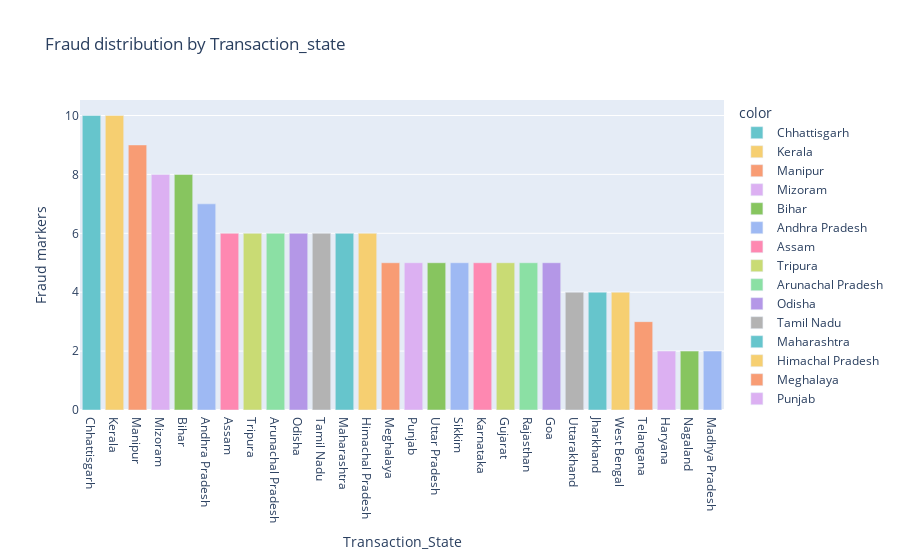

Source (notebook cell):
### Code cell
#plot 7: Relationship between Transaction_State and Fraud using bar plot 
fig = px.bar(x=fraud['Transaction_State'].value_counts().index,
             y= fraud['Transaction_State'].value_counts().values,
             color=fraud['Transaction_State'].value_counts().index,
             title = "Fraud distribution by Transaction_state",
             labels = {'x': 'Transaction_State', 'y': 'Fraud markers'},
             color_discrete_sequence= px.colors.qualitative.Pastel)
fig.update_layout(xaxis={'categoryorder': 'total descending'})
fig.show()

### Figure 1 — Plotly figure (JSON) as saved in the notebook; plotly's stock layout.template omitted (floating-point values rounded to 4 significant figures)
{"data": [{"alignmentgroup": "True", "hovertemplate": "color=Chhattisgarh<br>Transaction_State=%{x}<br>Fraud markers=%{y}<extra></extra>", "legendgroup": "Chhattisgarh", "marker": {"color": "rgb(102, 197, 204)", "pattern": {"shape": ""}}, "name": "Chhattisgarh", "offsetgroup": "Chhattisgarh", "orientation": "v", "showlegend": true, "textposition": "auto", "type": "bar", "x": ["Chhattisgarh"], "xaxis": "x", "y": [10], "yaxis": "y"}, {"alignmentgroup": "True", "hovertemplate": "color=Kerala<br>Transaction_State=%{x}<br>Fraud markers=%{y}<extra></extra>", "legendgroup": "Kerala", "marker": {"color": "rgb(246, 207, 113)", "pattern": {"shape": ""}}, "name": "Kerala", "offsetgroup": "Kerala", "orientation": "v", "showlegend": true, "textposition": "auto", "type": "bar", "x": ["Kerala"], "xaxis": "x", "y": [10], "yaxis": "y"}, {"alignmentgroup": "True", "hovertemplate": "color=Manipur<br>Transaction_State=%{x}<br>Fraud markers=%{y}<extra></extra>", "legendgroup": "Manipur", "marker": {"color": "rgb(248, 156, 116)", "pattern": {"shape": ""}}, "name": "Manipur", "offsetgroup": "Manipur", "orientation": "v", "showlegend": true, "textposition": "auto", "type": "bar", "x": ["Manipur"], "xaxis": "x", "y": [9], "yaxis": "y"}, {"alignmentgroup": "True", "hovertemplate": "color=Mizoram<br>Transaction_State=%{x}<br>Fraud markers=%{y}<extra></extra>", "legendgroup": "Mizoram", "marker": {"color": "rgb(220, 176, 242)", "pattern": {"shape": ""}}, "name": "Mizoram", "offsetgroup": "Mizoram", "orientation": "v", "showlegend": true, "textposition": "auto", "type": "bar", "x": ["Mizoram"], "xaxis": "x", "y": [8], "yaxis": "y"}, {"alignmentgroup": "True", "hovertemplate": "color=Bihar<br>Transaction_State=%{x}<br>Fraud markers=%{y}<extra></extra>", "legendgroup": "Bihar", "marker": {"color": "rgb(135, 197, 95)", "pattern": {"shape": ""}}, "name": "Bihar", "offsetgroup": "Bihar", "orientation": "v", "showlegend": true, "textposition": "auto", "type": "bar", "x": ["Bihar"], "xaxis": "x", "y": [8], "yaxis": "y"}, {"alignmentgroup": "True", "hovertemplate": "color=Andhra Pradesh<br>Transaction_State=%{x}<br>Fraud markers=%{y}<extra></extra>", "legendgroup": "Andhra Pradesh", "marker": {"color": "rgb(158, 185, 243)", "pattern": {"shape": ""}}, "name": "Andhra Pradesh", "offsetgroup": "Andhra Pradesh", "orientation": "v", "showlegend": true, "textposition": "auto", "type": "bar", "x": ["Andhra Pradesh"], "xaxis": "x", "y": [7], "yaxis": "y"}, {"alignmentgroup": "True", "hovertemplate": "color=Assam<br>Transaction_State=%{x}<br>Fraud markers=%{y}<extra></extra>", "legendgroup": "Assam", "marker": {"color": "rgb(254, 136, 177)", "pattern": {"shape": ""}}, "name": "Assam", "offsetgroup": "Assam", "orientation": "v", "showlegend": true, "textposition": "auto", "type": "bar", "x": ["Assam"], "xaxis": "x", "y": [6], "yaxis": "y"}, {"alignmentgroup": "True", "hovertemplate": "color=Tripura<br>Transaction_State=%{x}<br>Fraud markers=%{y}<extra></extra>", "legendgroup": "Tripura", "marker": {"color": "rgb(201, 219, 116)", "pattern": {"shape": ""}}, "name": "Tripura", "offsetgroup": "Tripura", "orientation": "v", "showlegend": true, "textposition": "auto", "type": "bar", "x": ["Tripura"], "xaxis": "x", "y": [6], "yaxis": "y"}, {"alignmentgroup": "True", "hovertemplate": "color=Arunachal Pradesh<br>Transaction_State=%{x}<br>Fraud markers=%{y}<extra></extra>", "legendgroup": "Arunachal Pradesh", "marker": {"color": "rgb(139, 224, 164)", "pattern": {"shape": ""}}, "name": "Arunachal Pradesh", "offsetgroup": "Arunachal Pradesh", "orientation": "v", "showlegend": true, "textposition": "auto", "type": "bar", "x": ["Arunachal Pradesh"], "xaxis": "x", "y": [6], "yaxis": "y"}, {"alignmentgroup": "True", "hovertemplate": "color=Odisha<br>Transaction_State=%{x}<br>Fraud markers=%{y}<extra></extra>", "legendgroup": "Odisha", "marker": {"color": "rgb(180, 151, 231)", "pattern": {"shape": ""}}, "name": "Odisha", "offsetgroup": "Odisha", "orientation": "v", "showlegend": true, "textposition": "auto", "type": "bar", "x": ["Odisha"], "xaxis": "x", "y": [6], "yaxis": "y"}, {"alignmentgroup": "True", "hovertemplate": "color=Tamil Nadu<br>Transaction_State=%{x}<br>Fraud markers=%{y}<extra></extra>", "legendgroup": "Tamil Nadu", "marker": {"color": "rgb(179, 179, 179)", "pattern": {"shape": ""}}, "name": "Tamil Nadu", "offsetgroup": "Tamil Nadu", "orientation": "v", "showlegend": true, "textposition": "auto", "type": "bar", "x": ["Tamil Nadu"], "xaxis": "x", "y": [6], "yaxis": "y"}, {"alignmentgroup": "True", "hovertemplate": "color=Maharashtra<br>Transaction_State=%{x}<br>Fraud markers=%{y}<extra></extra>", "legendgroup": "Maharashtra", "marker": {"color": "rgb(102, 197, 204)", "pattern": {"shape": ""}}, "name": "Maharashtra", "offsetgroup": "Maharashtra", "orientation": "v", "showlegend": true, "textposition": "auto", "type": "bar", "x": ["Maharashtra"], "xaxis": "x", "y": [6], "yaxis": "y"}, {"alignmentgroup": "True", "hovertemplate": "color=Himachal Pradesh<br>Transaction_State=%{x}<br>Fraud markers=%{y}<extra></extra>", "legendgroup": "Himachal Pradesh", "marker": {"color": "rgb(246, 207, 113)", "pattern": {"shape": ""}}, "name": "Himachal Pradesh", "offsetgroup": "Himachal Pradesh", "orientation": "v", "showlegend": true, "textposition": "auto", "type": "bar", "x": ["Himachal Pradesh"], "xaxis": "x", "y": [6], "yaxis": "y"}, {"alignmentgroup": "True", "hovertemplate": "color=Meghalaya<br>Transaction_State=%{x}<br>Fraud markers=%{y}<extra></extra>", "legendgroup": "Meghalaya", "marker": {"color": "rgb(248, 156, 116)", "pattern": {"shape": ""}}, "name": "Meghalaya", "offsetgroup": "Meghalaya", "orientation": "v", "showlegend": true, "textposition": "auto", "type": "bar", "x": ["Meghalaya"], "xaxis": "x", "y": [5], "yaxis": "y"}, {"alignmentgroup": "True", "hovertemplate": "color=Punjab<br>Transaction_State=%{x}<br>Fraud markers=%{y}<extra></extra>", "legendgroup": "Punjab", "marker": {"color": "rgb(220, 176, 242)", "pattern": {"shape": ""}}, "name": "Punjab", "offsetgroup": "Punjab", "orientation": "v", "showlegend": true, "textposition": "auto", "type": "bar", "x": ["Punjab"], "xaxis": "x", "y": [5], "yaxis": "y"}, {"alignmentgroup": "True", "hovertemplate": "color=Uttar Pradesh<br>Transaction_State=%{x}<br>Fraud markers=%{y}<extra></extra>", "legendgroup": "Uttar Pradesh", "marker": {"color": "rgb(135, 197, 95)", "pattern": {"shape": ""}}, "name": "Uttar Pradesh", "offsetgroup": "Uttar Pradesh", "orientation": "v", "showlegend": true, "textposition": "auto", "type": "bar", "x": ["Uttar Pradesh"], "xaxis": "x", "y": [5], "yaxis": "y"}, {"alignmentgroup": "True", "hovertemplate": "color=Sikkim<br>Transaction_State=%{x}<br>Fraud markers=%{y}<extra></extra>", "legendgroup": "Sikkim", "marker": {"color": "rgb(158, 185, 243)", "pattern": {"shape": ""}}, "name": "Sikkim", "offsetgroup": "Sikkim", "orientation": "v", "showlegend": true, "textposition": "auto", "type": "bar", "x": ["Sikkim"], "xaxis": "x", "y": [5], "yaxis": "y"}, {"alignmentgroup": "True", "hovertemplate": "color=Karnataka<br>Transaction_State=%{x}<br>Fraud markers=%{y}<extra></extra>", "legendgroup": "Karnataka", "marker": {"color": "rgb(254, 136, 177)", "pattern": {"shape": ""}}, "name": "Karnataka", "offsetgroup": "Karnataka", "orientation": "v", "showlegend": true, "textposition": "auto", "type": "bar", "x": ["Karnataka"], "xaxis": "x", "y": [5], "yaxis": "y"}, {"alignmentgroup": "True", "hovertemplate": "color=Gujarat<br>Transaction_State=%{x}<br>Fraud markers=%{y}<extra></extra>", "legendgroup": "Gujarat", "marker": {"color": "rgb(201, 219, 116)", "pattern": {"shape": ""}}, "name": "Gujarat", "offsetgroup": "Gujarat", "orientation": "v", "showlegend": true, "textposition": "auto", "type": "bar", "x": ["Gujarat"], "xaxis": "x", "y": [5], "yaxis": "y"}, {"alignmentgroup": "True", "hovertemplate": "color=Rajasthan<br>Transaction_State=%{x}<br>Fraud markers=%{y}<extra></extra>", "legendgroup": "Rajasthan", "marker": {"color": "rgb(139, 224, 164)", "pattern": {"shape": ""}}, "name": "Rajasthan", "offsetgroup": "Rajasthan", "orientation": "v", "showlegend": true, "textposition": "auto", "type": "bar", "x": ["Rajasthan"], "xaxis": "x", "y": [5], "yaxis": "y"}, {"alignmentgroup": "True", "hovertemplate": "color=Goa<br>Transaction_State=%{x}<br>Fraud markers=%{y}<extra></extra>", "legendgroup": "Goa", "marker": {"color": "rgb(180, 151, 231)", "pattern": {"shape": ""}}, "name": "Goa", "offsetgroup": "Goa", "orientation": "v", "showlegend": true, "textposition": "auto", "type": "bar", "x": ["Goa"], "xaxis": "x", "y": [5], "yaxis": "y"}, {"alignmentgroup": "True", "hovertemplate": "color=Uttarakhand<br>Transaction_State=%{x}<br>Fraud markers=%{y}<extra></extra>", "legendgroup": "Uttarakhand", "marker": {"color": "rgb(179, 179, 179)", "pattern": {"shape": ""}}, "name": "Uttarakhand", "offsetgroup": "Uttarakhand", "orientation": "v", "showlegend": true, "textposition": "auto", "type": "bar", "x": ["Uttarakhand"], "xaxis": "x", "y": [4], "yaxis": "y"}, {"alignmentgroup": "True", "hovertemplate": "color=Jharkhand<br>Transaction_State=%{x}<br>Fraud markers=%{y}<extra></extra>", "legendgroup": "Jharkhand", "marker": {"color": "rgb(102, 197, 204)", "pattern": {"shape": ""}}, "name": "Jharkhand", "offsetgroup": "Jharkhand", "orientation": "v", "showlegend": true, "textposition": "auto", "type": "bar", "x": ["Jharkhand"], "xaxis": "x", "y": [4], "yaxis": "y"}, {"alignmentgroup": "True", "hovertemplate": "color=West Bengal<br>Transaction_State=%{x}<br>Fraud markers=%{y}<extra></extra>", "legendgroup": "West Bengal", "marker": {"color": "rgb(246, 207, 113)", "pattern": {"shape": ""}}, "name": "West Bengal", "offsetgroup": "West Bengal", "orientation": "v", "showlegend": true, "textposition": "auto", "type": "bar", "x": ["West Bengal"], "xaxis": "x", "y": [4], "yaxis": "y"}, {"alignmentgroup": "True", "hovertemplate": "color=Telangana<br>Transaction_State=%{x}<br>Fraud markers=%{y}<extra></extra>", "legendgroup": "Telangana", "marker": {"color": "rgb(248, 156, 116)", "pattern": {"shape": ""}}, "name": "Telangana", "offsetgroup": "Telangana", "orientation": "v", "showlegend": true, "textposition": "auto", "type": "bar", "x": ["Telangana"], "xaxis": "x", "y": [3], "yaxis": "y"}, {"alignmentgroup": "True", "hovertemplate": "color=Haryana<br>Transaction_State=%{x}<br>Fraud markers=%{y}<extra></extra>", "legendgroup": "Haryana", "marker": {"color": "rgb(220, 176, 242)", "pattern": {"shape": ""}}, "name": "Haryana", "offsetgroup": "Haryana", "orientation": "v", "showlegend": true, "textposition": "auto", "type": "bar", "x": ["Haryana"], "xaxis": "x", "y": [2], "yaxis": "y"}, {"alignmentgroup": "True", "hovertemplate": "color=Nagaland<br>Transaction_State=%{x}<br>Fraud markers=%{y}<extra></extra>", "legendgroup": "Nagaland", "marker": {"color": "rgb(135, 197, 95)", "pattern": {"shape": ""}}, "name": "Nagaland", "offsetgroup": "Nagaland", "orientation": "v", "showlegend": true, "textposition": "auto", "type": "bar", "x": ["Nagaland"], "xaxis": "x", "y": [2], "yaxis": "y"}, {"alignmentgroup": "True", "hovertemplate": "color=Madhya Pradesh<br>Transaction_State=%{x}<br>Fraud markers=%{y}<extra></extra>", "legendgroup": "Madhya Pradesh", "marker": {"color": "rgb(158, 185, 243)", "pattern": {"shape": ""}}, "name": "Madhya Pradesh", "offsetgroup": "Madhya Pradesh", "orientation": "v", "showlegend": true, "textposition": "auto", "type": "bar", "x": ["Madhya Pradesh"], "xaxis": "x", "y": [2], "yaxis": "y"}], "layout": {"barmode": "relative", "legend": {"title": {"text": "color"}, "tracegroupgap": 0}, "title": {"text": "Fraud distribution by Transaction_state"}, "xaxis": {"anchor": "y", "categoryorder": "total descending", "domain": [0, 1], "title": {"text": "Transaction_State"}}, "yaxis": {"anchor": "x", "domain": [0, 1], "title": {"text": "Fraud markers"}}}}
